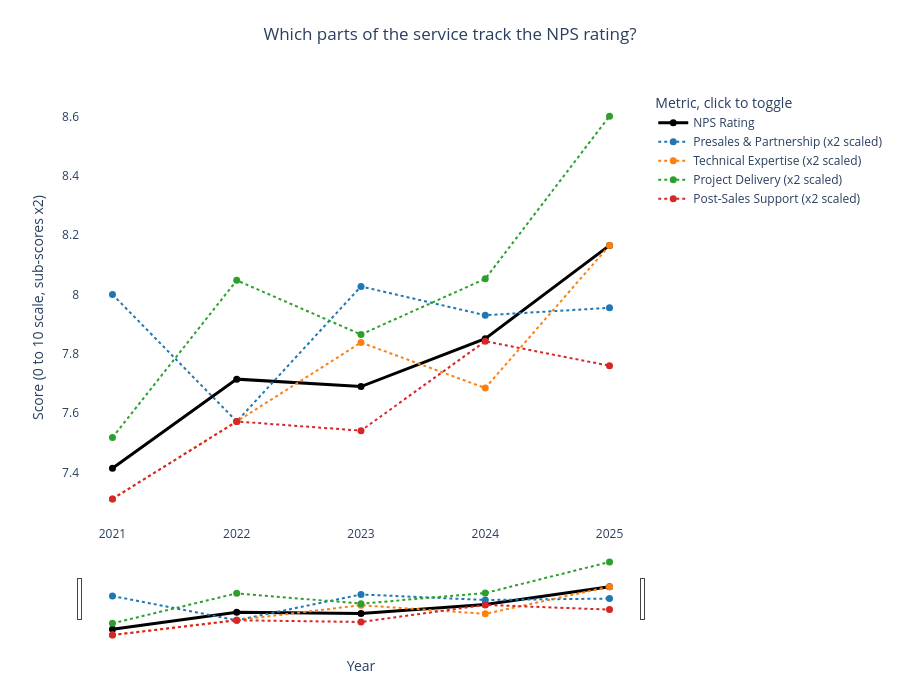

The code cell stored with this chart in its notebook:
### Markdown cell above
#### Graph 3

NPS Rating and sub score trend line chart

### Code cell
"""
Plotly Graph Objects - NPS rating and the four sub-scores, year by year.

Interactive elements: a range slider under the x axis, and click any legend
entry to drop that line out of the comparison.

The four sub-scores are answered on a 1 to 5 scale and the NPS rating on 0 to
10, so the sub-scores are doubled to put every line on one comparable axis.
That doubling happens on a local copy inside the function. Rebinding the global
`survey` frame here would leave every later cell, and every dashboard callback,
reading scores at twice their real size, and would double them again on every
re-run of the cell.
"""


def fig_nps_trend_zafran(data, show_buttons=False):
    """Line chart: the NPS rating and its four sub-scores over the years.

    show_buttons=True adds the range slider under the x axis for the notebook
    version. The dashboard leaves it off, because the year range on the filter
    bar already does that job and the slider would only cost chart height.
    """
    if data.empty:
        return blank_figure("No clients match these filters")
    if len(data) < 3:
        return blank_figure("Too few survey responses for this selection")

    scaled = data.copy()
    scaled[subscores_zafran] = scaled[subscores_zafran] * 2

    # Correlation with the headline NPS rating, worked out on whatever rows are
    # on screen so the hover text stays true when the dashboard filters.
    # Doubling a column does not change its correlation, so the scaled copy
    # gives the same answer as the raw one.
    correlations = {label: scaled[col].corr(scaled["NPS RATING"])
                    for label, col in metrics_zafran.items()}

    yearly = scaled.groupby("YEAR")[list(metrics_zafran.values())].mean().reset_index()

    fig = go.Figure()
    for label, col in metrics_zafran.items():
        is_nps = label == "NPS Rating"
        display_label = label if is_nps else label + " (x2 scaled)"
        fig.add_trace(go.Scatter(
            x=yearly["YEAR"],
            y=yearly[col],
            mode="lines+markers",
            name=display_label,
            # The NPS rating is the line the other four are being compared
            # against, so it is drawn solid and heavier than the sub-scores.
            line={"color": metric_colours_zafran[label],
                  "width": 3 if is_nps else 2,
                  "dash": "solid" if is_nps else "dot"},
            marker={"size": 7},
            hovertemplate=("<b>" + display_label + "</b> %{y:.2f}"
                           "<br>correlation with NPS rating r = "
                           + format(correlations[label], ".2f") + "<extra></extra>"),
        ))

    fig.update_layout(
        title={"text": "Which parts of the service track the NPS rating?",
               "x": 0.5, "xanchor": "center", "y": 0.96, "yanchor": "top"},
        # The y axis is left to scale itself. Every line sits between 7 and 8.5,
        # so pinning the axis to the full 0 to 10 range would flatten the trend
        # this chart exists to show.
        xaxis={"title": "Year", "tickmode": "linear", "dtick": 1,
               "rangeslider": {"visible": bool(show_buttons)}},
        yaxis={"title": "Score (0 to 10 scale, sub-scores x2)"},
        hovermode="x unified",
        legend={"title": "Metric, click to toggle"},
        plot_bgcolor="white",
        # An explicit width for the notebook version. Without one the chart is
        # drawn at whatever width the output area happens to report first, and
        # only snaps to the full width once an interaction forces a redraw. The
        # dashboard leaves it unset so the chart fills its panel.
        autosize=True,
        height=700 if show_buttons else DASH_CHART_HEIGHT,
        margin={"t": 90 if show_buttons else 46, "b": 60},
    )

    return fig


fig_nps_trend_zafran(base_df_zafran, show_buttons=True).show()

### Figure 1 — Plotly figure (JSON) as saved in the notebook; plotly's stock layout.template omitted (floating-point values rounded to 4 significant figures)
{"data": [{"hovertemplate": "<b>NPS Rating</b> %{y:.2f}<br>correlation with NPS rating r = 1.00<extra></extra>", "line": {"color": "#000000", "dash": "solid", "width": 3}, "marker": {"size": 7}, "mode": "lines+markers", "name": "NPS Rating", "type": "scatter", "x": [2021, 2022, 2023, 2024, 2025], "y": [7.414, 7.714, 7.689, 7.851, 8.165]}, {"hovertemplate": "<b>Presales & Partnership (x2 scaled)</b> %{y:.2f}<br>correlation with NPS rating r = 0.44<extra></extra>", "line": {"color": "#1f77b4", "dash": "dot", "width": 2}, "marker": {"size": 7}, "mode": "lines+markers", "name": "Presales & Partnership (x2 scaled)", "type": "scatter", "x": [2021, 2022, 2023, 2024, 2025], "y": [8, 7.571, 8.027, 7.93, 7.955]}, {"hovertemplate": "<b>Technical Expertise (x2 scaled)</b> %{y:.2f}<br>correlation with NPS rating r = 0.56<extra></extra>", "line": {"color": "#ff7f0e", "dash": "dot", "width": 2}, "marker": {"size": 7}, "mode": "lines+markers", "name": "Technical Expertise (x2 scaled)", "type": "scatter", "x": [2021, 2022, 2023, 2024, 2025], "y": [7.31, 7.571, 7.838, 7.684, 8.165]}, {"hovertemplate": "<b>Project Delivery (x2 scaled)</b> %{y:.2f}<br>correlation with NPS rating r = 0.55<extra></extra>", "line": {"color": "#2ca02c", "dash": "dot", "width": 2}, "marker": {"size": 7}, "mode": "lines+markers", "name": "Project Delivery (x2 scaled)", "type": "scatter", "x": [2021, 2022, 2023, 2024, 2025], "y": [7.517, 8.048, 7.865, 8.053, 8.602]}, {"hovertemplate": "<b>Post-Sales Support (x2 scaled)</b> %{y:.2f}<br>correlation with NPS rating r = 0.46<extra></extra>", "line": {"color": "#d62728", "dash": "dot", "width": 2}, "marker": {"size": 7}, "mode": "lines+markers", "name": "Post-Sales Support (x2 scaled)", "type": "scatter", "x": [2021, 2022, 2023, 2024, 2025], "y": [7.31, 7.571, 7.541, 7.842, 7.759]}], "layout": {"autosize": true, "height": 700, "hovermode": "x unified", "legend": {"title": {"text": "Metric, click to toggle"}}, "margin": {"b": 60, "t": 90}, "plot_bgcolor": "white", "title": {"text": "Which parts of the service track the NPS rating?", "x": 0.5, "xanchor": "center", "y": 0.96, "yanchor": "top"}, "xaxis": {"dtick": 1, "rangeslider": {"visible": true}, "tickmode": "linear", "title": {"text": "Year"}}, "yaxis": {"title": {"text": "Score (0 to 10 scale, sub-scores x2)"}}}}
